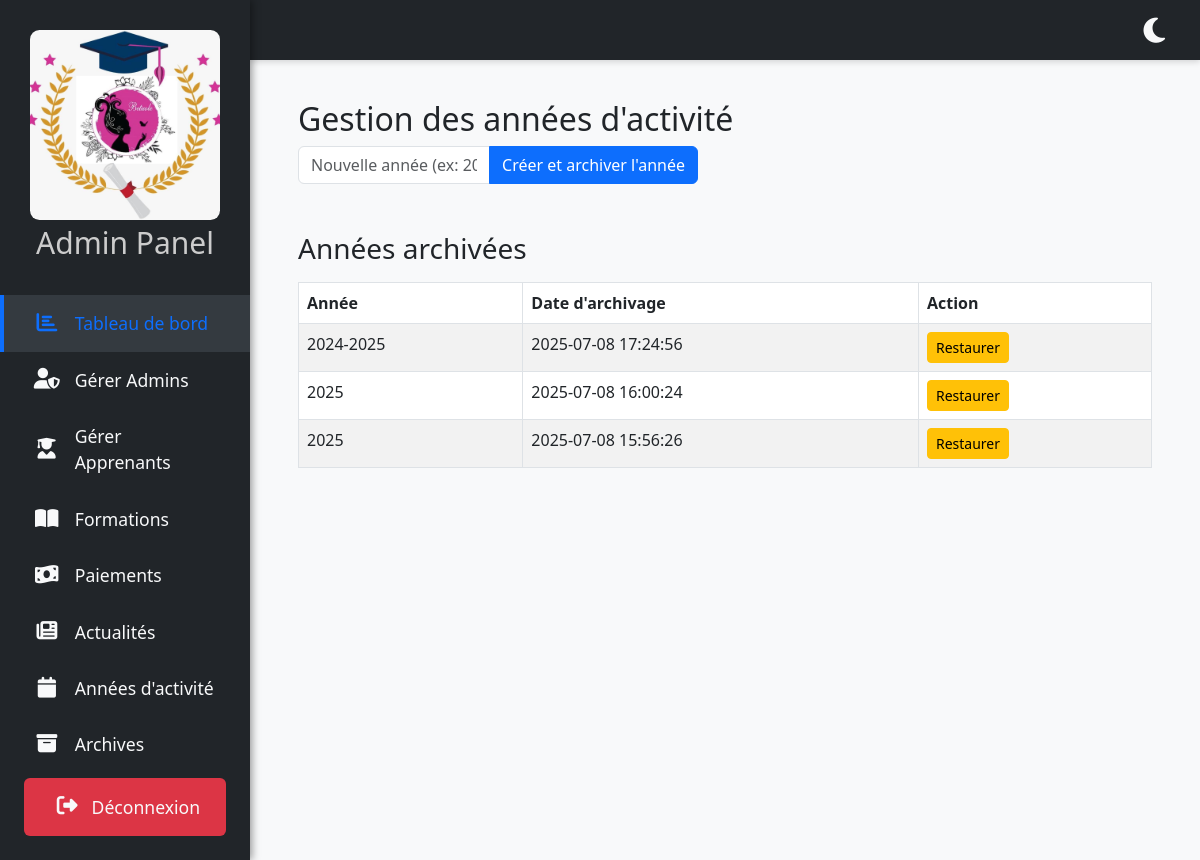
Screenshot of /parent/admin/ges_annees/index.php with the database file from the repository.
### tables this page shows
CREATE TABLE `archives` (
  `id` int(11) NOT NULL,
  `annee` varchar(10) NOT NULL,
  `donnees` longtext DEFAULT NULL,
  `description` text DEFAULT NULL,
  `date_archive` timestamp NOT NULL DEFAULT current_timestamp()
);

### parent/admin/ges_annees/index.php (the view, shortened to what this page needs)
<?php
require_once '../../../config.php';
try {
    $pdo = new PDO("mysql:host=localhost;dbname=sitevitrinedb", "root", "");
    $pdo->setAttribute(PDO::ATTR_ERRMODE, PDO::ERRMODE_EXCEPTION);
} catch (PDOException $e) {
    die("Erreur de connexion : " . $e->getMessage());
}
?>
<!DOCTYPE html>
<html lang="fr" data-theme="light">
<head>
<link href="https://cdn.jsdelivr.net/npm/bootstrap@5.3.0/dist/css/bootstrap.min.css" rel="stylesheet" />
<link href="https://cdnjs.cloudflare.com/ajax/libs/font-awesome/6.4.0/css/all.min.css" rel="stylesheet" />
</head>
<body>
<nav class="sidebar" role="navigation" aria-label="Menu principal">
  <div class="logo-container">
      <center>
        <img src="../../../img/logo.jpg" alt="Logo Betuole" class="logo">
        <p class="admin-panel">Admin Panel</p>
      </center>
    </div>
  <a href="../index.php" class="active" aria-current="page"><i class="fa-solid fa-chart-bar"></i><span> Tableau de bord</span></a>
  <a href="../ges_utilisateurs/admins.php"><i class="fa-solid fa-user-shield"></i><span> Gérer Admins</span></a>
  <a href="../ges_utilisateurs/apprenants.php"><i class="fa-solid fa-user-graduate"></i><span> Gérer Apprenants</span></a>
  <a href="../ges_formations/index.php"><i class="fa-solid fa-book-open"></i><span> Formations</span></a>
  <a href="#"><i class="fa-solid fa-money-bill-wave"></i><span> Paiements</span></a>
  <a href="../ges_actualites/index.php"><i class="fa-solid fa-newspaper"></i><span> Actualités</span></a>
  <a href="../ges_annees/index.php"><i class="fa-solid fa-calendar"></i><span> Années d'activité</span></a>
  <a href="../ges_archives/index.php"><i class="fa-solid fa-archive"></i><span> Archives</span></a>
  <a href="../../auth/logout.php" class="btn btn-danger logout-btn" role="button" aria-label="Se déconnecter">
    <i class="fa-solid fa-right-from-bracket"></i><span> Déconnexion</span>
  </a>
</nav>
<header class="topbar" role="banner">
  <button id="themeToggleBtn" aria-label="Changer thème clair/sombre" title="Changer le thème clair/sombre">
  </button>
</header>
<main class="content" role="main" tabindex="-1" aria-live="polite">
  <h2>Gestion des années d'activité</h2>
  <form method="post" action="process_annee.php" class="mb-4">
    <div class="input-group" style="max-width:400px;">
      <input type="text" name="annee" class="form-control" placeholder="Nouvelle année (ex: 2025-2026)" required>
      <button type="submit" name="nouvelle_annee" class="btn btn-primary">Créer et archiver l'année</button>
    </div>
  </form>
  <h3 class="mt-5">Années archivées</h3>
  <table class="table table-bordered table-striped mt-3">
    <thead>
      <tr>
        <th>Année</th>
        <th>Date d'archivage</th>
        <th>Action</th>
      </tr>
    </thead>
    <tbody>
      <?php
      $archives = $pdo->query("SELECT a.id, a.annee, a.date_archive FROM archives a ORDER BY a.date_archive DESC")->fetchAll(PDO::FETCH_ASSOC);
      foreach ($archives as $arch) : ?>
        <tr>
          <td><?= htmlspecialchars($arch['annee']) ?></td>
          <td><?= htmlspecialchars($arch['date_archive']) ?></td>
          <td>
            <a href="restore_annee.php?id=<?= $arch['id'] ?>" class="btn btn-warning btn-sm" onclick="return confirm('Restaurer cette année ? Toutes les données actuelles seront remplacées !')">Restaurer</a>
          </td>
        </tr>
      <?php endforeach; ?>
    </tbody>
  </table>
</main>
</body>
</html>

### parent/admin/ges_annees/index.php (style rules this page uses)
body, html { margin: 0; padding: 0; height: 100%; font-family: 'Segoe UI', Tahoma, Geneva, Verdana, sans-serif; background-color: var(--bg); color: var(--text); transition: background-color 0.4s, color 0.4s; }
:root { --bg: #f8f9fa; --text: #212529; --primary: #0d6efd; --primary-dark: #084298; --success: #198754; --warning: #ffc107; --danger: #dc3545; --sidebar-bg: #212529; --sidebar-text: #f8f9fa; --sidebar-hover: #343a40; }
nav.sidebar { position: fixed; top: 0; bottom: 0; left: 0; width: 250px; background-color: var(--sidebar-bg); color: var(--sidebar-text); display: flex; flex-direction: column; overflow-y: auto; box-shadow: 2px 0 8px rgba(0,0,0,0.4); transition: background-color 0.4s; z-index: 1100; }
nav.sidebar a { display: flex; align-items: center; gap: 14px; padding: 15px 1.8rem; font-size: 1.1rem; color: var(--sidebar-text); text-decoration: none; transition: background-color 0.3s; border-left: 4px solid transparent; }
nav.sidebar a:hover, nav.sidebar a.active { background-color: var(--sidebar-hover); border-left: 4px solid var(--primary); color: var(--primary); }
nav.sidebar a i { font-size: 1.3rem; width: 28px; text-align: center; }
nav.sidebar .logout-btn { margin-top: auto; margin-bottom: 1.5rem; margin-left: 1.5rem; margin-right: 1.5rem; }
header.topbar { position: fixed; top: 0; left: 250px; right: 0; height: 60px; background-color: var(--sidebar-bg); color: var(--sidebar-text); display: flex; align-items: center; justify-content: flex-end; padding: 0 1.8rem; box-shadow: 0 2px 6px rgba(0,0,0,0.15); transition: background-color 0.4s; z-index: 1050; }
header.topbar button#themeToggleBtn { background: none; border: none; color: inherit; font-size: 1.8rem; cursor: pointer; transition: color 0.3s; }
main.content { margin-left: 250px; margin-top: 60px; padding: 2.5rem 3rem; min-height: calc(100vh - 60px); overflow-y: auto; }
.logo-container { margin: 20px; padding: 10px; }
.logo-container .logo { width: 100%; height: 100%; border-radius: 5%; object-fit: cover; }
.admin-panel { font-size: 14px; color: #ccc; margin: 0; }
.admin-panel { font-size: 30px; color: #ccc; margin: 0; }

### rows the page displays
archives: annee "2024-2025", date_archive "2025-07-08 17:24:56"
archives: annee "2025", date_archive "2025-07-08 16:00:24"
archives: annee "2025", date_archive "2025-07-08 15:56:26"
